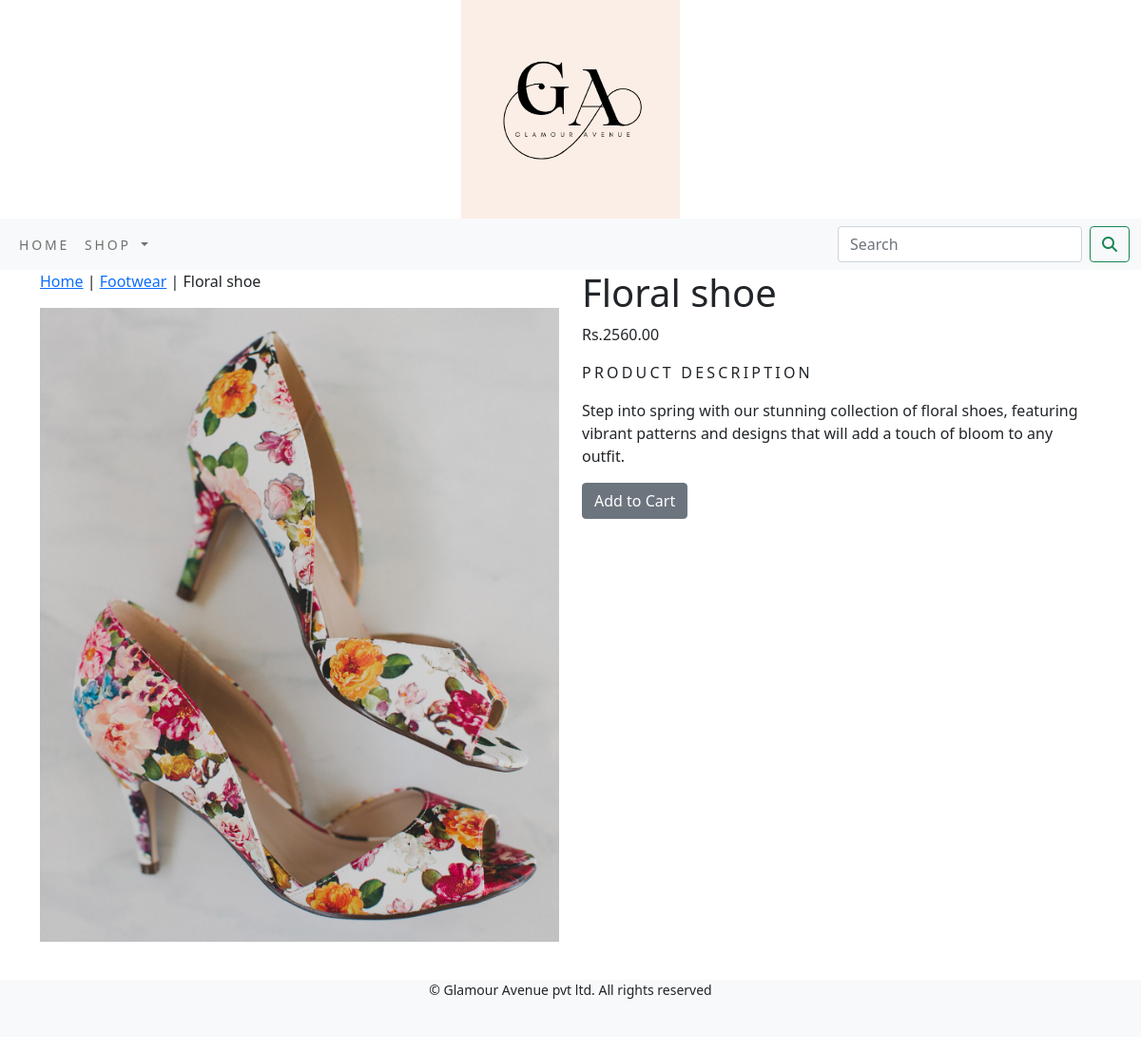
/shop/footwear/floral-shoe/, run on the app's committed database.
### shop/models.py (models this page shows, shortened)
class Product(models.Model):
    name = models.CharField(max_length=250, unique=True)
    slug = models.SlugField(max_length=250, unique=True)
    description = models.TextField(blank=True)
    price = models.DecimalField(max_digits=10, decimal_places=2)
    category = models.ForeignKey(Category, on_delete=models.CASCADE)
    image = models.ImageField(upload_to='product', blank=True)
    stock = models.IntegerField()
    available = models.BooleanField(default=True)
    created = models.DateTimeField(auto_now_add=True)
    updated = models.DateTimeField(auto_now=True)
    class Meta:
        ordering = ('name',)
        verbose_name = 'product'
        verbose_name_plural = 'products'

class Category(models.Model):
    name = models.CharField(max_length=250, unique=True)
    slug = models.SlugField(max_length=250, unique=True)
    description = models.TextField(blank=True)
    image = models.ImageField(upload_to='category', blank=True)
    class Meta:
        ordering = ('name',)
        verbose_name = 'category'
        verbose_name_plural = 'categories'
    def get_url(self):
        return reverse('shop:products_by_category', args=[self.slug])
    def __str__(self):
        return '{}'.format(self.name)

### shop/views.py (the view)
# urls.py: path('<slug:c_slug>/<slug:product_slug>/', views.proDetail, name='proCatdetail'),
def proDetail(request, c_slug, product_slug):
    try:
        product = Product.objects.get(category__slug=c_slug, slug=product_slug)
    except Exception as e:
        raise e
    return render(request, 'product.html', {'product': product})

### cart/context_processors.py (called while the page is built)
def counter(request):
    item_count = 0
    if 'admin' in request.path:
        return{}
    else:
        try:
            cart = Cart.objects.filter(cart_id=_cart_id(request))
            cart_items = CartItem.objects.all().filter(cart=cart[:1])
            for cart_item in cart_items:
                item_count += cart_item.quantity
        except Cart.DoesNotExist:
            item_count = 0
    return dict(item_count=item_count)

### cart/views.py (called while the page is built)
def _cart_id(request):
    cart = request.session.session_key
    if not cart:
        cart = request.session.create()
    return cart

### shop/context_processors.py (called while the page is built)
def menu_links(request):
    links = Category.objects.all()
    return dict(links=links)

### templates/product.html (shortened to what this page needs)
{% extends 'base.html' %}
{% load static %}
{% block content %}
<div class="container my_prod_row_class">
    <div class="row">
        <div class="col-lg-6">
            <p><a href="{% url 'shop:allProdCat' %}">Home</a> | <a href="{{product.category.get_url}}">{{product.category}}</a> | {{product.name}}</p>
            <img src="{{product.image.url}}" alt="{{product.name}}" class="img-fluid">
        </div>
        <div class="col-lg-6">
            <h1 class="font-size:16px;">{{product.name}}</h1>
            <p>Rs.{{product.price}}</p>
            <p class="my_title">Product Description</p>
            <p class="text-justify my_prod_text">{{product.description}}</p>
            {% if product.stock <= 0 %}
                <p class="text-justify my_prod_title"><b>Out of Stock</b></p>
            {% else %}
                <a class="btn btn-secondary" href="{% url 'cart:add_cart' product.id %}">Add to Cart</a>
            {% endif %}
        </div>
    </div>
</div>
{% endblock %}

### static/css/custom.css (style rules this page uses)
body { font-family: 'Inter', sans-serif; }
.my_title { font-size:16px; text-transform: uppercase; letter-spacing: .2em; }
.my_prod_row_class { padding-top= 15px; padding-bottom: 20px; }
.my_prod_text { padding-right: 20px; }

### data on the page
Product: category "Footwear", name "Floral shoe", image (picture), price "2560.00", description "Step into spring with our stunning collection of floral shoes, featuring vibrant patterns and designs that will add a touch of bloom to any outfit."
